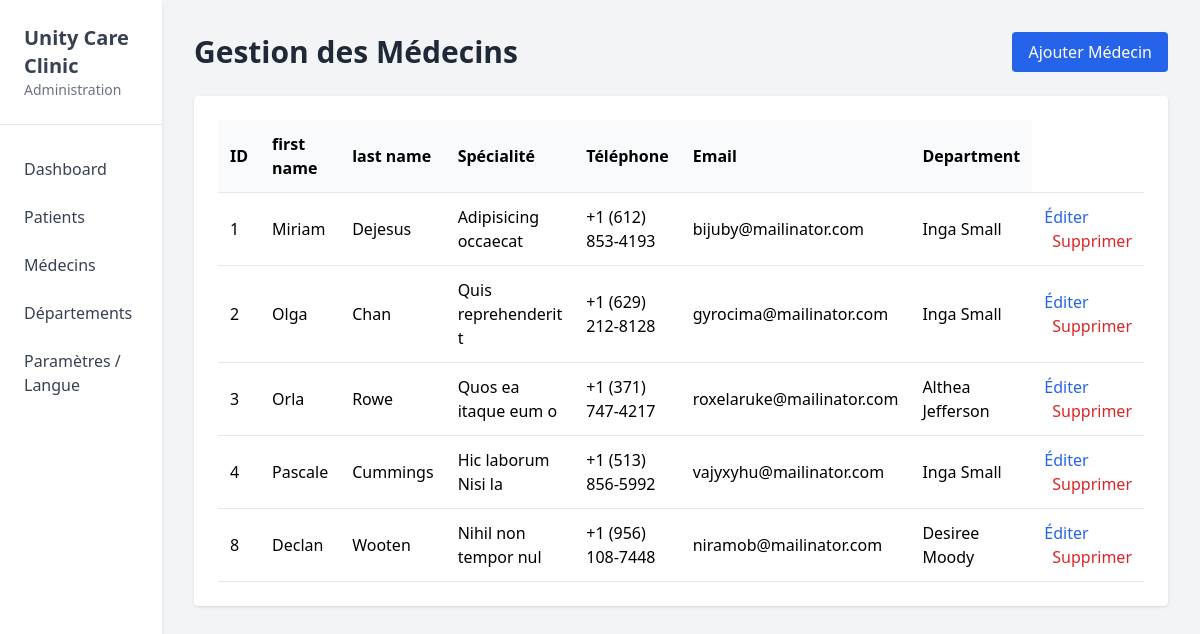
Page /src/pages/doctors.php on the earlier database version.
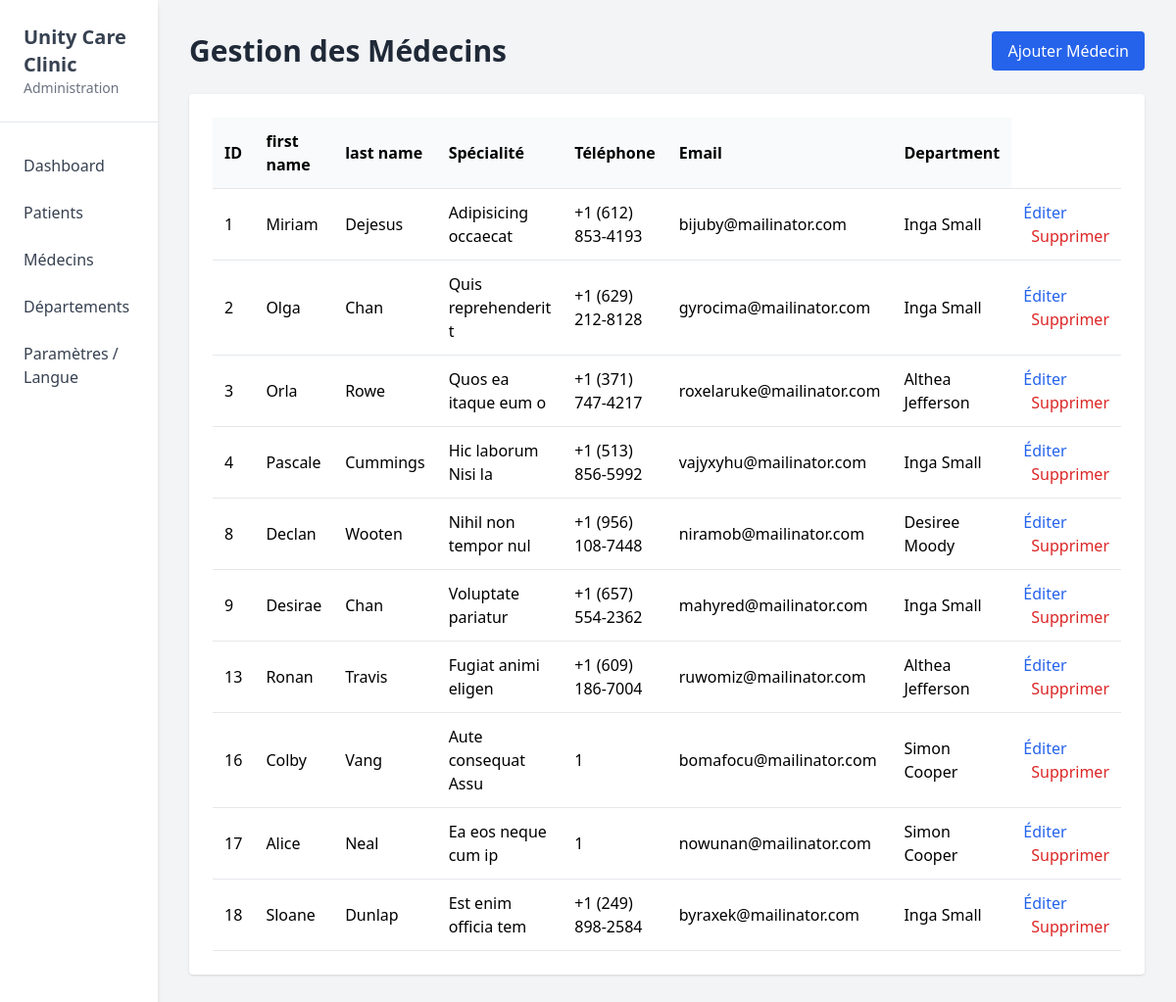
Same page on the later database version.
### tables this page shows
CREATE TABLE `doctors` (
  `id_doctor` int NOT NULL,
  `first_name` varchar(50) NOT NULL,
  `last_name` varchar(50) NOT NULL,
  `specialization` varchar(50) NOT NULL,
  `phone_number` varchar(20) NOT NULL,
  `email` varchar(100) NOT NULL,
  `id_department` int DEFAULT NULL
);

CREATE TABLE `departments` (
  `id_department` int NOT NULL,
  `department_name` varchar(50) NOT NULL,
  `location` varchar(50) NOT NULL
);

### src/config.php (called while the page is built, shortened)
<?php
$host = "localhost";
$user = "root";
$pass = "";
$dbname = "hospital";
$conn = new mysqli($host, $user, $pass, $dbname);
$SqlNumDoctors = "SELECT * FROM doctors;";
$DoctorsResult = $conn->query($SqlNumDoctors);

### src/pages/doctors.php (the view, shortened to what this page needs)
<?php
require_once "../config.php";
?>
<!DOCTYPE html>
<html lang="fr">
<head>
    <script src="https://cdn.tailwindcss.com"></script>
</head>
<body class="bg-gray-100 relative">
    <div class="flex min-h-screen relative">
        <?php include 'sidebar.php'; ?>
        <main class="flex-grow p-8">
            <header class="flex justify-between items-center mb-6">
                <h2 class="text-3xl font-bold text-gray-800">Gestion des Médecins</h2>
                <button type="submit" id="ajoutePatient" class="px-4 py-2 bg-blue-600 text-white rounded">
                    Ajouter Médecin
                </button>
            </header>
            <section class="bg-white rounded shadow p-6 overflow-auto">
                <table class="w-full text-left border-collapse">
                    <thead>
                        <tr class="border-b bg-gray-50">
                            <th class="p-3">ID</th>
                            <th class="p-3">first name</th>
                            <th class="p-3">last name</th>
                            <th class="p-3">Spécialité</th>
                            <th class="p-3">Téléphone</th>
                            <th class="p-3">Email</th>
                            <th class="p-3">Department</th>
                        </tr>
                    </thead>
                    <tbody>
                        <?php
                        while ($row = $DoctorsResult->fetch_assoc()) {
                            echo '<tr class="border-b">';
                            echo '<td class="p-3">' . $row["id_doctor"] . '</td>';
                            echo '<td class="p-3">' . $row["first_name"] . '</td>';
                            echo '<td class="p-3">' . $row["last_name"] . '</td>';
                            echo '<td class="p-3">' . $row["specialization"] . '</td>';
                            echo '<td class="p-3">' . $row["phone_number"] . '</td>';
                            echo '<td class="p-3">' . $row["email"] . '</td>';
                            try{
                                $sqlDepartmentName = "SELECT * FROM departments WHERE id_department =" . $row['id_department'] ;
                            $resultDepartment = $conn->query($sqlDepartmentName);
                            $rowNameDepartmen = $resultDepartment->fetch_assoc();
                            echo '<td class="p-3">' . $rowNameDepartmen["department_name"] . '</td>';
                            }catch(Exception $e){
                                echo "";
                            }
                            echo '<td class="p-3 space-x-2">
                            <a class="text-blue-600" href="../editdoctors.php?id='. $row['id_doctor'] .'">Éditer</a>
                            <a class="text-red-600" href="doctors.php?action=delete&id='. $row["id_doctor"] .'">Supprimer</a>
                        </td>';
                            echo '</tr>';
                        }
                        ?>
                    </tbody>
                </table>
            </section>
        </main>
    </div>
</body>
</html>

Differences in the rows shown:
added doctors: id_doctor "9", first_name "Desirae", last_name "Chan", specialization "Voluptate pariatur", phone_number "+1 (657) 554-2362", email "mahyred@mailinator.com", id_department.department_name "Inga Small"
added doctors: id_doctor "13", first_name "Ronan", last_name "Travis", specialization "Fugiat animi eligen", phone_number "+1 (609) 186-7004", email "ruwomiz@mailinator.com", id_department.department_name "Althea Jefferson"
added doctors: id_doctor "16", first_name "Colby", last_name "Vang", specialization "Aute consequat Assu", phone_number "1", email "bomafocu@mailinator.com", id_department.department_name "Simon Cooper"
added doctors: id_doctor "17", first_name "Alice", last_name "Neal", specialization "Ea eos neque cum ip", phone_number "1", email "nowunan@mailinator.com", id_department.department_name "Simon Cooper"
added doctors: id_doctor "18", first_name "Sloane", last_name "Dunlap", specialization "Est enim officia tem", phone_number "+1 (249) 898-2584", email "byraxek@mailinator.com", id_department.department_name "Inga Small"
